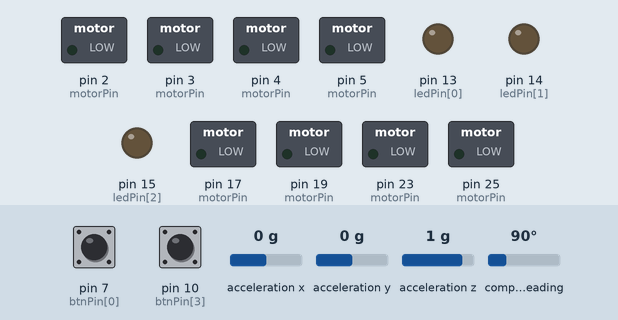
Recording of a sketch running on a simulated Arduino Mega 2560, built with avr-gcc and run on an emulated ATmega2560. Shown: switched loads named in the sketch (green lamp = pin HIGH), output pins drawn as LEDs (lit = HIGH). Inputs (shaded band) come from the test bench; at power-on: pin 7 (btnPin[0]) LOW, compass heading 90°, pin 10 (btnPin[3]) LOW, acceleration x 0 g, acceleration y 0 g, acceleration z 1 g. What the sketch prints to the serial monitor is not drawn.

Above: at 0.8 s.
0.9 s: pin 7 (btnPin[0]) pulled HIGH for 0.15 s
2.9 s: compass heading set to 77°
At 5.89 s:
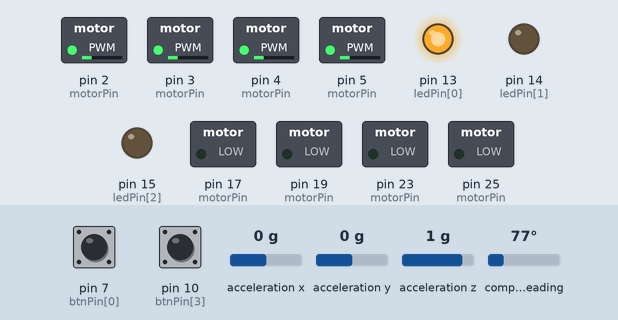
5.9 s: compass heading set to 0°
At 7.1 s:
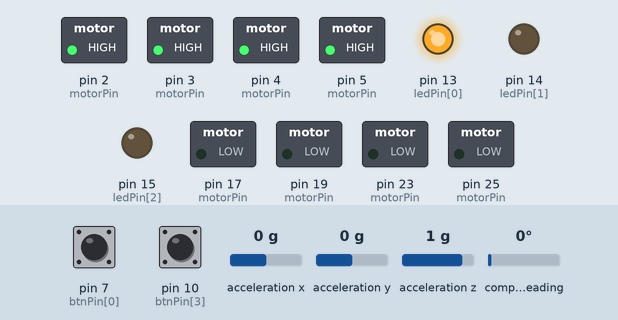
8.9 s: pin 10 (btnPin[3]) pulled HIGH for 0.15 s
At 11.21 s:
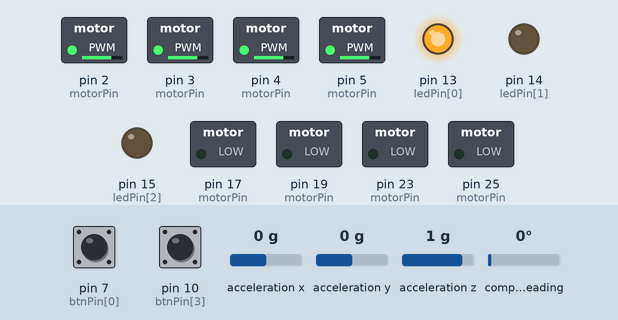
Timing chart, 0 to 13.0 s (numbered marks = the images above; inputs shaded):
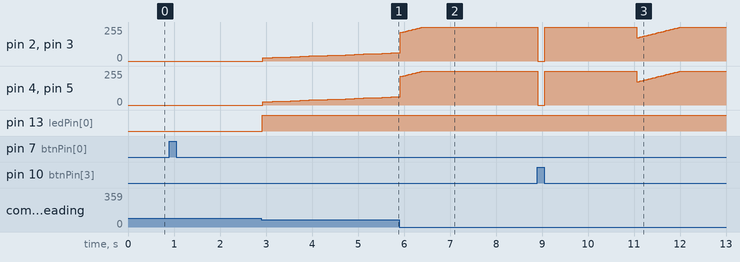

The sketch:

20240314_dir_PID.ino
```cpp
#include "pin.h"
#include "motor.h"
#include "sensor.h"
#include "tone.h"

// Constants
#define DIR_TOLERANCE 10
#define P_GAIN_DIR 0.95
#define D_GAIN_DIR 0.7
#define I_GAIN_DIR 0.002

#define BALL_MIN 150

// Variables
float dirPrevious = 0;
float diffDiff = 0;
volatile float diffSum = 0;

int mpD = 80;
int mpL = 100;
int mpB = 80;

float mpDir;
float mpLine;
float mpBall;

unsigned long now;
unsigned long start;
unsigned long end;

void timerFire() {
  diffSum = 0;
}

void setup() {
  pinSetup();
  dirSetup();
  motorSetup(10, 100, 100, 100, 100);

  while (true) {
    refreshDirRaw();

    if(dir >= 9000){
      tone(bzPin, 440);
      digitalWrite(ledPin[2], 1);
    }
    else{
      noTone(bzPin);
      digitalWrite(ledPin[2], 0);
      if(digitalRead(btnPin[0]) == 1){
        dirOpponent = dir;
        dirCalibration = true;
        waitBtn(0);
        break;
      }
    }

    if(digitalRead(btnPin[0]) == 1 && digitalRead(btnPin[1]) == 1){
      dirCalibration = true;
      refreshDirRaw();
      dirOpponent = dir;
      waitBtn(0);
      noTone(bzPin);
      break;
    }
  }

  now = millis();
}

void loop() {
  if(millis() > now + 10000){
    diffSum = 0;
    now = millis();
  }

  // check motor lever
  if(digitalRead(btnPin[3]) == 1){
    motorP(0, 0, 0, 0, 100);
    return;
  }

  // dir
  refreshDir();

  if((-1*DIR_TOLERANCE < dir && dir < DIR_TOLERANCE) == false){
    digitalWrite(ledPin[0], 1);
    mpDir = (dir * P_GAIN_DIR - diffDiff * D_GAIN_DIR + diffSum) * (-1);
    motorRaw(mpDir, mpDir, mpDir, mpDir, mpD);
    diffDiff = abs(dir) - abs(dirPrevious);
    diffSum += dir * I_GAIN_DIR;
    dirPrevious = dir;
    return;
  }

  digitalWrite(ledPin[0], 0);

  motorP(0, 0, 0, 0, 100);
}
```

motor.cpp
```cpp
// Arduino Include
#include <Arduino.h>

// Header Include
#include "motor.h"

// Other Include
#include "pin.h"
#include <math.h>

#define P_GAIN 1


// PWM Frequency Config
/*
#include <avr/io.h>
void change_freq1(int divide){
  TCCR1B = (TCCR1B & 0b11111000) | divide;
}
*/

// Variables
float motorNow[4];
short int pStep = 10;
short int M1 = 100;
short int M2 = 100;
short int M3 = 100;
short int M4 = 100;

// Function
void motorSetup(int p_step, short int m1_balance, short int m2_balance, short int m3_balance, short int m4_balance) {
  pStep = p_step;

  M1 = m1_balance;
  M2 = m2_balance;
  M3 = m3_balance;
  M4 = m4_balance;

  return;
}

void motorRaw(float m1, float m2, float m3, float m4, int mp) {

  // Checking Values with Ternary Operator
  m1 = m1 * mp * 0.01;
  m1 = m1 > 100 ? 100 : m1;
  m1 = m1 < -100 ? -100 : m1;
  m1 = abs(m1) < 10 && m1 < -1 ? -10 : m1;
  m1 = abs(m1) < 10 && m1 > 1 ? 10 : m1;
  m1 = abs(m1) <= 1 ? 0 : m1;

  m2 = m2 * mp * 0.01;
  m2 = m2 > 100 ? 100 : m2;
  m2 = m2 < -100 ? -100 : m2;
  m2 = abs(m2) < 10 && m2 < -1 ? -10 : m2;
  m2 = abs(m2) < 10 && m2 > 1 ? 10 : m2;
  m2 = abs(m2) <= 1 ? 0 : m2;

  m3 = m3 * mp * 0.01;
  m3 = m3 > 100 ? 100 : m3;
  m3 = m3 < -100 ? -100 : m3;
  m3 = abs(m3) < 10 && m3 < -1 ? -10 : m3;
  m3 = abs(m3) < 10 && m3 > 1 ? 10 : m3;
  m3 = abs(m3) <= 1 ? 0 : m3;

  m4 = m4 * mp * 0.01;
  m4 = m4 > 100 ? 100 : m4;
  m4 = m4 < -100 ? -100 : m4;
  m4 = abs(m4) < 10 && m4 < -1 ? -10 : m4;
  m4 = abs(m4) < 10 && m4 > 1 ? 10 : m4;
  m4 = abs(m4) <= 1 ? 0 : m4;

  // Serial.print(m1);
  // Serial.print("\t");
  // Serial.print(m2);
  // Serial.print("\t");
  // Serial.print(m3);
  // Serial.print("\t");
  // Serial.print(m4);
  // Serial.print("\n");

  // Output H/L
  if (m1 < 0) {
    digitalWrite(motorPin[0][0], 1);
  }
  else{
    digitalWrite(motorPin[0][0], 0);
  }

  if (m2 < 0) {
    digitalWrite(motorPin[1][0], 1);
  }
  else{
    digitalWrite(motorPin[1][0], 0);
  }

  if (m3 < 0) {
    digitalWrite(motorPin[2][0], 1);
  }
  else{
    digitalWrite(motorPin[2][0], 0);
  }

  if (m4 < 0) {
    digitalWrite(motorPin[3][0], 1);
  }
  else{
    digitalWrite(motorPin[3][0], 0);
  }

  m1 = m1 < 0 ? m1*(-1) : m1;
  m2 = m2 < 0 ? m2*(-1) : m2;
  m3 = m3 < 0 ? m3*(-1) : m3;
  m4 = m4 < 0 ? m4*(-1) : m4;

  // Output PWM
  analogWrite(motorPin[0][1], (int)m1*0.01*255);
  analogWrite(motorPin[1][1], (int)m2*0.01*255);
  analogWrite(motorPin[2][1], (int)m3*0.01*255);
  analogWrite(motorPin[3][1], (int)m4*0.01*255);

  Serial.print((int)m1*0.01*255);
  Serial.print("\t");
  Serial.print((int)m2*0.01*255);
  Serial.print("\t");
  Serial.print((int)m3*0.01*255);
  Serial.print("\t");
  Serial.print((int)m4*0.01*255);
  Serial.print("\n");

  return;
}

void motor(float m1, float m2, float m3, float m4, int mp) {
  motorRaw(m1, m2, m3, m4, mp);

  motorNow[0] = m1;
  motorNow[1] = m2;
  motorNow[2] = m3;
  motorNow[3] = m4;

  return;
}

void motorP(int m1G, int m2G, int m3G, int m4G, int mp) {
  m1G = m1G;
  m2G = m2G;
  m3G = m3G;
  m4G = m4G;

  for (int i = 0; i < pStep; i++) {
    motorNow[0] += (m1G - motorNow[0]) / pStep;
    motorNow[1] += (m2G - motorNow[1]) / pStep;
    motorNow[2] += (m3G - motorNow[2]) / pStep;
    motorNow[3] += (m4G - motorNow[3]) / pStep;
    motorRaw(motorNow[0], motorNow[1], motorNow[2], motorNow[3], mp);
  }
  return;
}
```

motor.h
```cpp
// Include Guard
#ifndef MOTOR_H
#define MOTOR_H

// Declaration
extern float motorNow[4];
extern short int pStep;
extern short int M1;
extern short int M2;
extern short int M3;
extern short int M4;

// Function
void motorSetup(int, short int, short int, short int, short int);
void motorRaw(float, float, float, float, int);
void motor(float, float, float, float, int);
void motorP(int, int, int, int, int);

#endif
```

pin.cpp
```cpp
// Arduino Include
#include <Arduino.h>

// Header Include
#include "pin.h"

// Constant
const unsigned short int linePin[22] = { 26, 27, 28, 29, 42, 43, 44, 45, 46, 47, 36, 37, 38, 39, 40, 41, 30, 31, 32, 33, 34, 35 };
const unsigned short int ballPin[16] = { A0, A1, A2, A3, A4, A5, A6, A7, A8, A9, A10, A11, A12, A13, A14, A15 };
const unsigned short int motorPin[4][2] = { { 19, 3 }, { 17, 2 }, { 25, 5 }, { 23, 4 } };
const unsigned short int ledPin[3] = { 13, 14, 15 };
const unsigned short int btnPin[4] = { 7, 8, 9, 10 };
const unsigned short int bzPin = 6;

// Function
// PinMode Setup
void pinSetup() {
  for (int i = 0; i < 22; i++) {
    pinMode(linePin[i], INPUT);
  }
  for (int i = 0; i < 16; i++) {
    pinMode(ballPin[i], INPUT);
  }
  for (int i = 0; i < 4; i++) {
    for (int j = 0; j < 2; j++) {
      pinMode(motorPin[i][j], OUTPUT);
    }
  }
  for (int i = 0; i < 3; i++) {
    pinMode(ledPin[i], OUTPUT);
  }
  for (int i = 0; i < 4; i++) {
    pinMode(btnPin[i], INPUT);
  }
  pinMode(bzPin, OUTPUT);

  Serial.begin(115200);
  return;
}

void waitBtn(int btn) {
  while (true) {
    if (digitalRead(btnPin[btn]) == 1) {
      while (true) {
        if (digitalRead(btnPin[btn]) == 0) {
          break;
        }
      }
      break;
    }
  }

  return;
}
```

pin.h
```cpp
// Include Guard
#ifndef PIN_H
#define PIN_H

// Declaration
extern const unsigned short int linePin[22];
extern const unsigned short int ballPin[16];
extern const unsigned short int motorPin[4][2];
extern const unsigned short int ledPin[3];
extern const unsigned short int btnPin[4];
extern const unsigned short int bzPin;
extern const unsigned short int dirPin[2];

// Function
void pinSetup(void);
void waitBtn(int);

#endif
```

sensor.cpp
```cpp
// Arduino Include
#include <Arduino.h>

// Main Include
#include "sensor.h"
#include "pin.h"

// Other Include
#include <math.h>

// Include for DirSensor
#include <Wire.h>
#include <Adafruit_Sensor.h>
#include <Adafruit_BNO055.h>
#include <utility/imumaths.h>

// DirSensor
#define BNO055_SAMPLERATE_DELAY_MS (100)
Adafruit_BNO055 bno = Adafruit_BNO055(-1, 0x28, &Wire);

// Variable
float dir;
float dirPrev;
float dirOpponent;
bool dirCalibration = false;

unsigned short int line[22];
unsigned short int lineBlock[5];

unsigned short int ball[16];
float ballX;
float ballY;
float ballAngle;
int ballSum;
short int ballBig;

// Function
// Dir ==============================================
void dirSetup(void)
{
  if (!bno.begin())
  {
    Serial.println("Ooops, no BNO055 detected ... Check your wiring or I2C ADDR!");
    while (1)
      ;
  }
  bno.setExtCrystalUse(true);
  Serial.println("BNO055 Connected Successfully!");

  return;
}

void refreshDirRaw(void)
{
  // Calibration Check
  uint8_t system, gyro, accel, mag = 0;
  bno.getCalibration(&system, &gyro, &accel, &mag);

  if (gyro != 3 || mag != 3 && dirCalibration == false)
  {
    // Serial.println("Calibration hasn't finished yet...");
    dir = 9900 + gyro * 10 + mag * 1;
    return;
  }

  // Euler Angle
  imu::Vector<3> euler = bno.getVector(Adafruit_BNO055::VECTOR_EULER);
  imu::Quaternion quat = bno.getQuat();

  // Refresh Value
  dirPrev = dir;
  dir = euler.x();
  return;
}

void refreshDir(void)
{
  refreshDirRaw();
  dir -= dirOpponent;
  dir = dir < -180 ? dir + 360 : dir;
  dir = dir > 180 ? dir - 360 : dir;
  return;
}

// Line =============================================
void refreshLine(void)
{
  for (int i = 0; i < 22; i++)
  {
    line[i] = digitalRead(linePin[i]);
  }

  if (line[0] + line[1] + line[2] + line[3] == 0)
  {
    lineBlock[0] = 0;
  }
  else
  {
    lineBlock[0] = 1;
  }

  if (line[4] + line[5] + line[6] + line[7] + line[8] + line[9] == 0)
  {
    lineBlock[1] = 0;
  }
  else
  {
    lineBlock[1] = 1;
  }

  if (line[10] + line[11] + line[12] + line[13] + line[14] + line[15] == 0)
  {
    lineBlock[2] = 0;
  }
  else
  {
    lineBlock[2] = 1;
  }

  if (line[16] + line[17] + line[18] + line[19] + line[20] + line[21] == 0)
  {
    lineBlock[3] = 0;
  }
  else
  {
    lineBlock[3] = 1;
  }

  lineBlock[4] = lineBlock[0] * 1000 + lineBlock[1] * 100 + lineBlock[2] * 10 + lineBlock[3];
  return;
}

void refreshLinePrint(void)
{
  refreshLine();
  Serial.print("↺\t");
  for (int i = 0; i < 22; i++)
  {
    Serial.print(line[i]);
    Serial.print(",");
    if(i == 3 || i == 9 || i == 15){
      Serial.print("\t");
    }
  }
  Serial.println();
  return;
}

// Ball =============================================

void refreshBall(void)
{
  ballX = 0;
  ballY = 0;
  ballBig = 0;
  ballSum = 0;
  for (int i = 0; i < 16; i++)
  {
    ball[i] = 1023 - analogRead(ballPin[i]);
    ballSum += ball[i];
    // if(ball[i] >= 300){
    //     ballX += ball[i] * cos(radians(22.5*i + 90));
    //     ballY += ball[i] * sin(radians(22.5*i + 90));
    // }
    // else{
    //   ball[i] = 0;
    // }
    if (ball[ballBig] < ball[i])
    {
      ballBig = i;
    }
  }

  // ballAngle = degrees(atan2(ballY, ballX)) - 90;
  // ballAngle = ballAngle < -180 ? ballAngle + 360 : ballAngle;
  // ballAngle = ballAngle > 180 ? ballAngle - 360 : ballAngle;

  return;
}

void refreshBallPrint(void)
{
  refreshBall();

  // for (int i = 0; i < 16; i++) {
  //     Serial.print(ball[i]);
  //     Serial.print("\t");
  // }

  Serial.print(ballBig);
  Serial.print("\t");
  Serial.print(ballSum);
  Serial.print("\t");
  return;
}
```

sensor.h
```cpp
// Include Guard
#ifndef SENSOR_H
#define SENSOR_H

// Varibales & Constants
extern float dir;
extern float dirPrev;
extern float dirOpponent;
extern bool dirCalibration;
extern unsigned short int line[22];
extern unsigned short int lineBlock[5];
extern unsigned short int ball[16];
extern float ballX;
extern float ballY;
extern float ballAngle;
extern int ballSum;
extern short int ballBig;

// Function
void dirSetup(void);
void refreshDirRaw(void);
void refreshDir(void);

void refreshLine(void);
void refreshLinePrint(void);

void refreshBall(void);
void refreshBallPrint(void);

#endif
```

tone.cpp
```cpp
// Arduino Include
#include <Arduino.h>

// Header Include
#include "tone.h"

// Other Include
#include "pin.h"

// Constant
const float soundPitch[24] = {
    261.626, // 0: C
    277.183, // 1: C#
    293.665, // 2: D
    311.327, // 3: D#
    329.628, // 4: E
    349.228, // 5: F
    369.994, // 6: F#
    391.995, // 7: G
    415.305, // 8: G#
    440.000, // 9: A
    466.164, // 10: A#
    493.883, // 11: B
    soundPitch[0] * 2,
    soundPitch[1] * 2,
    soundPitch[2] * 2,
    soundPitch[3] * 2,
    soundPitch[4] * 2,
    soundPitch[5] * 2,
    soundPitch[6] * 2,
    soundPitch[7] * 2,
    soundPitch[8] * 2,
    soundPitch[9] * 2,
    soundPitch[10] * 2,
    soundPitch[11] * 2,
};

// Function
```

tone.h
```cpp
// Include Guard
#ifndef TONE_H
#define TONE_H

// Declaration
extern const float soundPitch[24];

// Function
void playSound(int);

#endif
```

Measured:
- the behaviour switches between 81 and 80° on compass heading (found by bisection; images 0 and 1)
- after the input at 2.9 s, pin 2 (motorPin), pin 3 (motorPin), pin 4 (motorPin), pin 5 (motorPin): moves from 0/255 to 61/255 over 2.8 s, starting at once; pin 13 (ledPin[0]): LOW → HIGH at once
